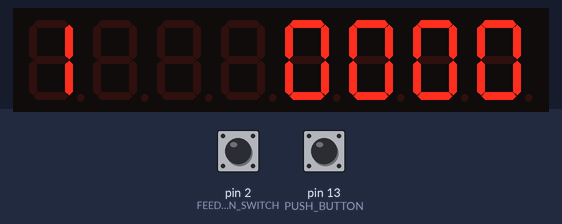
A sketch run on a simulated Arduino Uno, built with avr-gcc and run on an emulated ATmega328P. Shown: 8-digit seven-segment display. Wiring (inferred from the names in the program): MAX7219 LED driver: data pin 7; clock pin 5; CS pin 6. The test bench sets the inputs (shaded band); at power-on: pin 13 (PUSH_BUTTON) LOW, pin 2 (FEED_DETECTION_SWITCH) LOW.

Above: at 1.2 s.
1.3 s: pin 13 (PUSH_BUTTON) pulled HIGH for 0.15 s
At 2.4 s:
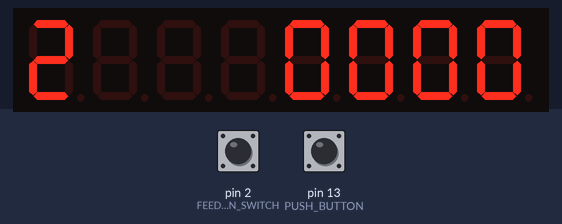
3.0 s: pin 13 (PUSH_BUTTON) pulled HIGH for 0.15 s
Timing chart, 0 to 6.0 s (numbered marks = the images above; inputs shaded):
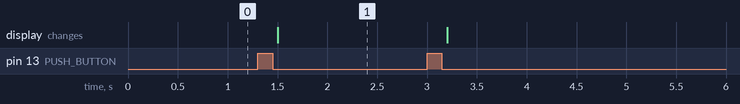

Measured:
- after the input at 1.3 s, the display: changes after 0.20 s (image 1)

The sketch:

feeder.ino
```cpp
#define MAX7219CLK 5
#define MAX7219CS 6
#define MAX7219DIN 7
#define PUSH_BUTTON 13
#define FEED_DETECTION_SWITCH 2
#define PWM_OUT_PIN 3
#define PWM_SPEED 160

const unsigned long ONE_DAY = 86400000; // in milliseconds
const short RESET_TIME_THRESHOLD = 4000; // hold button for > 4 seconds
const short FEEDBACK_SWITCH_THRESHOLD = 100; // hold button for > 0.1 seconds

byte portionsRequired = 1;
byte portionsFed = 0;

unsigned long lastFeedTime = 0;
unsigned long debounceDelay = 50;    // the debounce time; increase if the output flickers
boolean feeding = false;

/* Variables for Push Button */
int statePb;                            // the current reading from the input pin
int lastStatePb = LOW;                  // the previous reading from the input pin
int startPressedPb = 0;                 // the moment the button was pressed
int endPressedPb = 0;                   // the moment the button was released
unsigned long lastDebounceTimePb = 0;   // the last time the output pin was toggled
/* End */

/* Variables for Motor Switch */
int stateSw;
int startPressedSw = 0;
int endPressedSw = 0;

int lastStateSw = LOW;
unsigned long lastDebounceTimeSw = 0;
/* End */

void setup() {
  Serial.begin(9600);
  pinMode(2,INPUT);

  MAX7219init();
  MAX7219brightness(2);

  MAX7219senddata(5,15);
  MAX7219senddata(6,15);
  MAX7219senddata(7,15);
  MAX7219senddata(8,portionsRequired);
}

void loop() {
  displayNextFeed();
  checkButton();
  if (lastFeedTime != 0) {
    if ((millis() - lastFeedTime) >= ONE_DAY) {
      feedFish();
    }
    if (feeding) {
      checkFeedOffSwitch();
    }
  }
  checkFeedOffSwitch();
}

void displayNextFeed() {
  if (lastFeedTime == 0) {
    displayNumber(0);
  } else {
    unsigned int nextFeedCountdown = (ONE_DAY - (millis() - lastFeedTime))/60000; // display in minutes
    displayNumber(nextFeedCountdown);
  }
}

void displayNumber(unsigned long t) {
  unsigned long k=t;
  for(int i=1;i<5;i++){
    MAX7219senddata(i,k%10);
    k=k/10;
  }
}

void checkButton() {
  int LOOP_TIME = millis();
  int reading = digitalRead(PUSH_BUTTON);
  if (reading != lastStatePb) {
    lastDebounceTimePb = millis();
  }

  if ((LOOP_TIME - lastDebounceTimePb) > debounceDelay) {
    // whatever the reading is at, it's been there for longer than the debounce
    // delay, so take it as the actual current statePb:

    // if the button statePb has changed:
    if (reading != statePb) {
      statePb = reading;
      if (statePb == HIGH) {
        startPressedPb = LOOP_TIME;
      } else {
        endPressedPb = LOOP_TIME;
        int holdTimePb = endPressedPb - startPressedPb;
        if (holdTimePb >= RESET_TIME_THRESHOLD) {
          feedFish();
        } else if (holdTimePb <= 1000) {
          increasePortionsRequired();
        }
      }
    }
  }
  lastStatePb = reading;
}

void checkFeedOffSwitch() {
  int LOOP_TIME = millis();
  int reading = digitalRead(FEED_DETECTION_SWITCH);
  if (reading != lastStateSw) {
    lastDebounceTimeSw = millis();
  }

  if (LOOP_TIME - lastDebounceTimeSw > debounceDelay) {
    if (reading != stateSw) {
      stateSw = reading;
      if (stateSw == HIGH) {
        startPressedSw = LOOP_TIME;
      } else {
        endPressedSw = LOOP_TIME;
        if (endPressedSw - startPressedSw >= FEEDBACK_SWITCH_THRESHOLD) {
          portionsFed++;
          if (portionsFed >= portionsRequired) {
            analogWrite(PWM_OUT_PIN, 0);
            feeding = false;
            portionsFed = 0;
          }
        }
      }
    }
  }
  lastStateSw = reading;
}

void feedFish() {
  lastFeedTime = millis();
  feeding = true;
  analogWrite(PWM_OUT_PIN, PWM_SPEED);
}

void increasePortionsRequired() {
  portionsRequired++;
  portionsRequired = portionsRequired % 10;
  if (portionsRequired == 0) {
    portionsRequired = 1;
  }
  MAX7219senddata(8,portionsRequired);
}

void MAX7219brightness(byte b){  //0-15 is range high nybble is ignored
  MAX7219senddata(10,b);        //intensity
}

void MAX7219init(){
  pinMode(MAX7219DIN,OUTPUT);
  pinMode(MAX7219CS,OUTPUT);
  pinMode(MAX7219CLK,OUTPUT);
  digitalWrite(MAX7219CS,HIGH);   //CS off
  digitalWrite(MAX7219CLK,LOW);   //CLK low
  MAX7219senddata(15,0);        //test mode off
  MAX7219senddata(12,1);        //display on
  MAX7219senddata(9,255);       //decode all digits
  MAX7219senddata(11,7);        //scan all
  for(int i=1;i<9;i++){
    MAX7219senddata(i,0);       //blank all
  }
}

void MAX7219senddata(byte reg, byte data){
  digitalWrite(MAX7219CS,LOW);   //CS on
  for(int i=128;i>0;i=i>>1){
    if(i&reg){
      digitalWrite(MAX7219DIN,HIGH);
    }else{
      digitalWrite(MAX7219DIN,LOW);
    }
  digitalWrite(MAX7219CLK,HIGH);
  digitalWrite(MAX7219CLK,LOW);   //CLK toggle
  }
  for(int i=128;i>0;i=i>>1){
    if(i&data){
      digitalWrite(MAX7219DIN,HIGH);
    }else{
      digitalWrite(MAX7219DIN,LOW);
    }
  digitalWrite(MAX7219CLK,HIGH);
  digitalWrite(MAX7219CLK,LOW);   //CLK toggle
  }
  digitalWrite(MAX7219CS,HIGH);   //CS off
}
```
